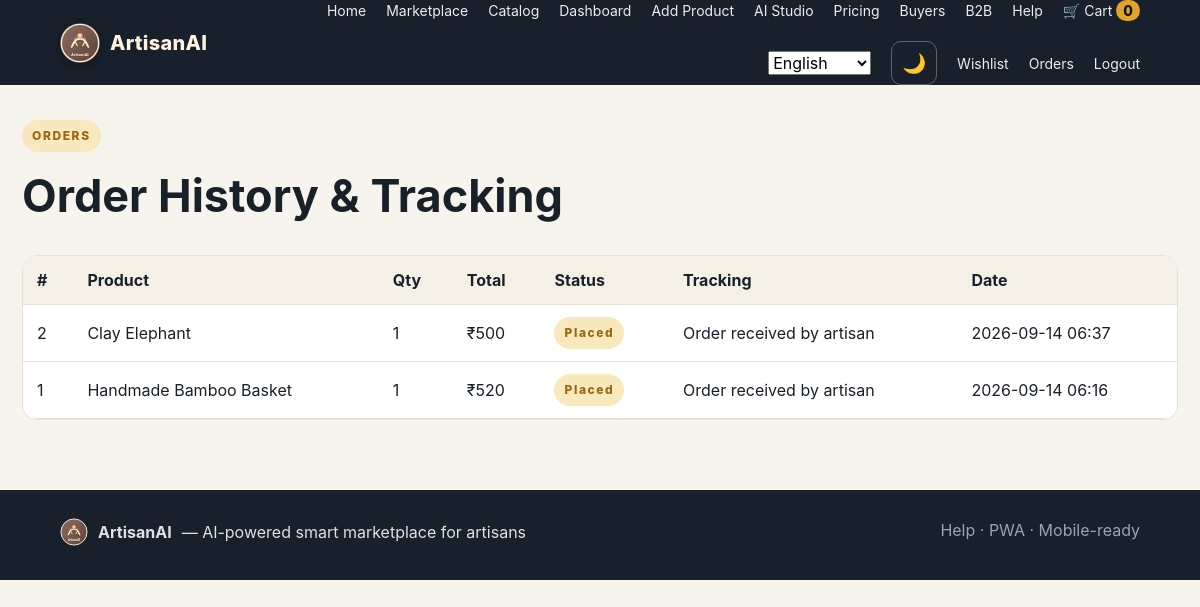
/orders (signed in), run on the app's committed database.
### tables this page shows
CREATE TABLE orders (
      id INTEGER PRIMARY KEY AUTOINCREMENT, user_id INTEGER, product_id INTEGER,
      quantity INTEGER NOT NULL DEFAULT 1, buyer_name TEXT DEFAULT '', buyer_phone TEXT DEFAULT '',
      buyer_email TEXT DEFAULT '', address TEXT DEFAULT '', village_city TEXT DEFAULT '',
      district TEXT DEFAULT '', buyer_state TEXT NOT NULL DEFAULT 'Delhi', pincode TEXT DEFAULT '',
      transport REAL NOT NULL DEFAULT 0, subtotal REAL NOT NULL DEFAULT 0, total REAL NOT NULL DEFAULT 0,
      payment_method TEXT DEFAULT 'Prototype UPI', payment_status TEXT DEFAULT 'Prototype / Not Charged',
      status TEXT NOT NULL DEFAULT 'Placed', tracking_note TEXT DEFAULT 'Order received by artisan',
      created_at TIMESTAMP DEFAULT CURRENT_TIMESTAMP,
      FOREIGN KEY(user_id) REFERENCES users(id), FOREIGN KEY(product_id) REFERENCES products(id)
    );

CREATE TABLE products (
      id INTEGER PRIMARY KEY AUTOINCREMENT, name TEXT NOT NULL, category TEXT NOT NULL,
      price REAL NOT NULL, description TEXT DEFAULT '', artisan TEXT NOT NULL, state TEXT NOT NULL,
      image TEXT DEFAULT '', material TEXT DEFAULT '', best_use TEXT DEFAULT '', craft_story TEXT DEFAULT '',
      technique TEXT DEFAULT '', origin TEXT DEFAULT '', gi_status TEXT DEFAULT '', odop_status TEXT DEFAULT '',
      verified_artisan INTEGER DEFAULT 0, tags TEXT DEFAULT '', stock INTEGER DEFAULT 1,
      views INTEGER DEFAULT 0, sold INTEGER DEFAULT 0, user_id INTEGER,
      created_at TIMESTAMP DEFAULT CURRENT_TIMESTAMP, FOREIGN KEY(user_id) REFERENCES users(id)
    );

### app.py (the view)
@app.route('/orders')
def orders():
    user = current_user()
    if not user:
        return redirect(url_for('login'))
    conn = get_db()
    rows = conn.execute('''SELECT o.*, p.name as product_name, p.image FROM orders o
                           JOIN products p ON o.product_id=p.id
                           WHERE o.user_id=? ORDER BY o.id DESC''', (user['id'],)).fetchall()
    conn.close()
    return render_template('orders.html', orders=rows)

### app.py (called while the page is built)
def get_db():
    UPLOAD_DIR.mkdir(parents=True, exist_ok=True)
    DB_PATH.parent.mkdir(parents=True, exist_ok=True)
    conn = sqlite3.connect(DB_PATH)
    conn.row_factory = sqlite3.Row
    conn.execute('PRAGMA foreign_keys = ON')
    return conn

def current_user():
    uid = session.get('user_id')
    if not uid:
        return None
    conn = get_db()
    user = conn.execute('SELECT * FROM users WHERE id=?', (uid,)).fetchone()
    conn.close()
    return user

def cart_count():
    return sum(int(v) for v in session.get('cart', {}).values())

def wishlist_ids():
    user = current_user()
    if not user:
        return set()
    conn = get_db()
    rows = conn.execute('SELECT product_id FROM wishlist WHERE user_id=?', (user['id'],)).fetchall()
    conn.close()
    return {r['product_id'] for r in rows}

def lang_code():
    return session.get('language') or (current_user()['language'] if current_user() else 'en')

def ui(key):
    code = lang_code()
    return UI.get(code, UI['en']).get(key) or UI['en'].get(key) or key

@app.context_processor
def globals_for_templates():
    return {
        'user': current_user(), 'cart_count': cart_count(), 'states': INDIAN_STATES,
        'transport_rates': STATE_TRANSPORT, 'languages': LANGUAGES, 'ui': ui,
        'categories': CATEGORIES, 'debug_mode': app.config['DEBUG'],
        'wishlist_ids': wishlist_ids(), 'now': datetime.now()
    }

### templates/orders.html (shortened to what this page needs)
{% extends 'base.html' %}
{% block content %}
<div class="form-header"><div class="badge">ORDERS</div><h1>Order History & Tracking</h1></div>
{% if orders %}
<div class="table-wrap">
<table class="data-table">
<thead><tr><th>#</th><th>Product</th><th>Qty</th><th>Total</th><th>Status</th><th>Tracking</th><th>Date</th></tr></thead>
<tbody>
{% for o in orders %}
<tr>
  <td>{{ o.id }}</td>
  <td>{{ o.product_name }}</td>
  <td>{{ o.quantity }}</td>
  <td>₹{{ '%.0f'|format(o.total) }}</td>
  <td><span class="badge">{{ o.status }}</span></td>
  <td>{{ o.tracking_note }}</td>
  <td>{{ o.created_at[:16] if o.created_at else '' }}</td>
</tr>
{% endfor %}
</tbody>
</table>
</div>
{% else %}
<p class="muted">No orders yet. Start shopping in the <a href="{{ url_for('marketplace') }}">Marketplace</a>.</p>
{% endif %}
{% endblock %}

### static/css/style.css (style rules this page uses)
:root { --ink:#18202a; --muted:#667085; --paper:#f7f4ed; --card:#fff; --accent:#e1a42b; --accent-dark:#9b6710; --line:#e7e1d5; --success:#247a4d; --danger:#b33a3a; --shadow:0 16px 45px rgba(25,28,32,.08); }
* { box-sizing:border-box }
body { margin:0;font-family:Inter,Segoe UI,Arial,sans-serif;color:var(--ink);background:var(--paper);line-height:1.5 }
.badge { display:inline-block;font-size:12px;letter-spacing:1.6px;font-weight:800;color:var(--accent-dark);background:#f8e8bd;padding:7px 10px;border-radius:999px }
.form-header { margin-bottom:25px }
.form-header h1 { font-size:45px;margin:10px 0 }
.table-wrap { overflow:auto;background:#fff;border:1px solid var(--line);border-radius:15px }
table { width:100%;border-collapse:collapse;min-width:650px }
th,td { text-align:left;padding:14px;border-bottom:1px solid var(--line) }
th { background:#faf7ef }
.data-table { width: 100%; border-collapse: collapse; background: #fff; border-radius: 12px; overflow: hidden; }
.data-table th, .data-table td { padding: 12px 14px; text-align: left; border-bottom: 1px solid var(--line); }
.data-table th { background: #f5f0e6; font-weight: 700; }
.table-wrap { overflow-x: auto; }

### data on the page
orders: id "2", product_name "Clay Elephant", quantity "1", total "500", status "Placed", tracking_note "Order received by artisan", created_at "2026-09-14 06:37"
orders: id "1", product_name "Handmade Bamboo Basket", quantity "1", total "520", status "Placed", tracking_note "Order received by artisan", created_at "2026-09-14 06:16"

### other printed values
{{ ui('home') }} "Home"
{{ ui('marketplace') }} "Marketplace"
{{ ui('catalog') }} "Catalog"
{{ ui('dashboard') }} "Dashboard"
{{ ui('add') }} "Add Product"
{{ ui('studio') }} "AI Studio"
{{ ui('pricing') }} "Pricing"
{{ ui('buyers') }} "Buyers"
{{ ui('b2b') }} "B2B"
{{ ui('help') }} "Help"
{{ ui('cart') }} "Cart"
{{ cart_count }} "0"
{{ ui('wishlist') }} "Wishlist"
{{ ui('orders') }} "Orders"
{{ ui('logout') }} "Logout"
